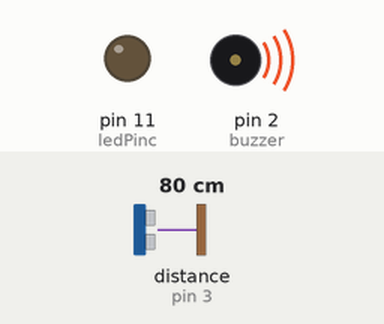
This sketch was run on a simulated Arduino Uno, built with avr-gcc and run on an emulated ATmega328P. Parts: output pins drawn as LEDs (lit = HIGH), buzzer (waves = sounding, pin HIGH). Wiring (inferred from the names in the program): ultrasonic range finder: trigger pin 4; echo pin 3. The test bench sets the inputs (shaded band); at power-on: distance to the obstacle (sensor on pin 3) 80 cm. The echo pulse lasts 58.3 µs per cm; pins used as bus, display or sensor lines are not drawn; what the sketch prints to the serial monitor is not drawn.

Above: at 1.2 s.
1.3 s: distance to the obstacle (sensor on pin 3) set to 28 cm
4.3 s: distance to the obstacle (sensor on pin 3) set to 25 cm
At 4.7 s:
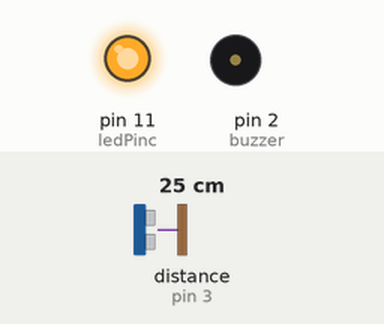
5.8 s: distance to the obstacle (sensor on pin 3) set to 35 cm
At 6.6 s:
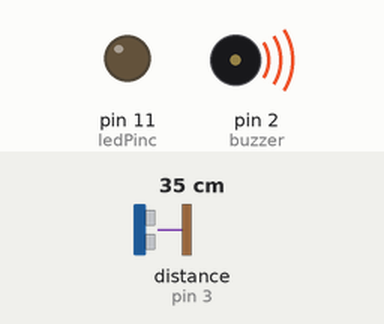
7.3 s: distance to the obstacle (sensor on pin 3) set to 2 cm
At 7.8 s:
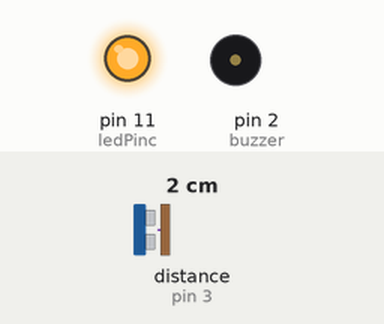
Timing chart, 0 to 9.8 s (numbered marks = the images above; inputs shaded):
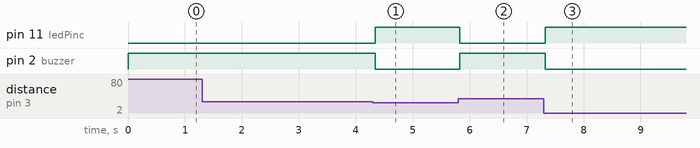

Measured:
- the behaviour switches between 27 and 26 cm on distance to the obstacle (sensor on pin 3) (found by bisection; images 0 and 1)
- after the input at 1.3 s, every drawn part: stays the same
- after the input at 4.3 s, pin 11 (ledPinc): LOW → HIGH at once; pin 2 (buzzer): HIGH → LOW at once
- after the input at 5.8 s, pin 11 (ledPinc): HIGH → LOW at once; pin 2 (buzzer): LOW → HIGH at once
- after the input at 7.3 s, pin 11 (ledPinc): LOW → HIGH at once; pin 2 (buzzer): HIGH → LOW at once

The sketch:

Obstacle_detection_buzzer.ino
```cpp
int const ledPinc=11;
int const buzzer = 2;
int const trigger = 4; //"trigger" sends an ultrasonic wave that gets reflected by any object on its path.
int const echo = 3; //"echo" recieves the wave that gets reflected and calculates the time travelled by it.

void setup()

{
  Serial.begin(9600);
  pinMode(buzzer, OUTPUT); // specifying inputs and outputs
  pinMode(echo, INPUT);
  pinMode(trigger, OUTPUT);
  pinMode(ledPinc,OUTPUT);
}

void loop() // basic idea is creating a loop that takes input and gives output again and again
{
  int dist, time1;
  digitalWrite(trigger, HIGH); // sends an ultrasonic wave
  delay(1);
  digitalWrite(trigger, LOW);
  time1 = pulseIn(echo, HIGH);//recieves the reflected wave and calulates time interval
  dist = (time1/2)/29.1;    // provided in ultrasonic sensor datasheet
  Serial.print(dist);-
  Serial.print("     ");
     if (dist <= 25 && dist >= 0) {
      digitalWrite(ledPinc, HIGH);// turns on the led
      digitalWrite(buzzer, LOW); // buzzer buzzes when output= LOW (in datasheet)

    } else {
      digitalWrite(ledPinc, LOW);
      digitalWrite(buzzer, HIGH);
    }
    delay(50); // A 50ms delay that ensures no object is missed but also makes our system efficient.
}
```
